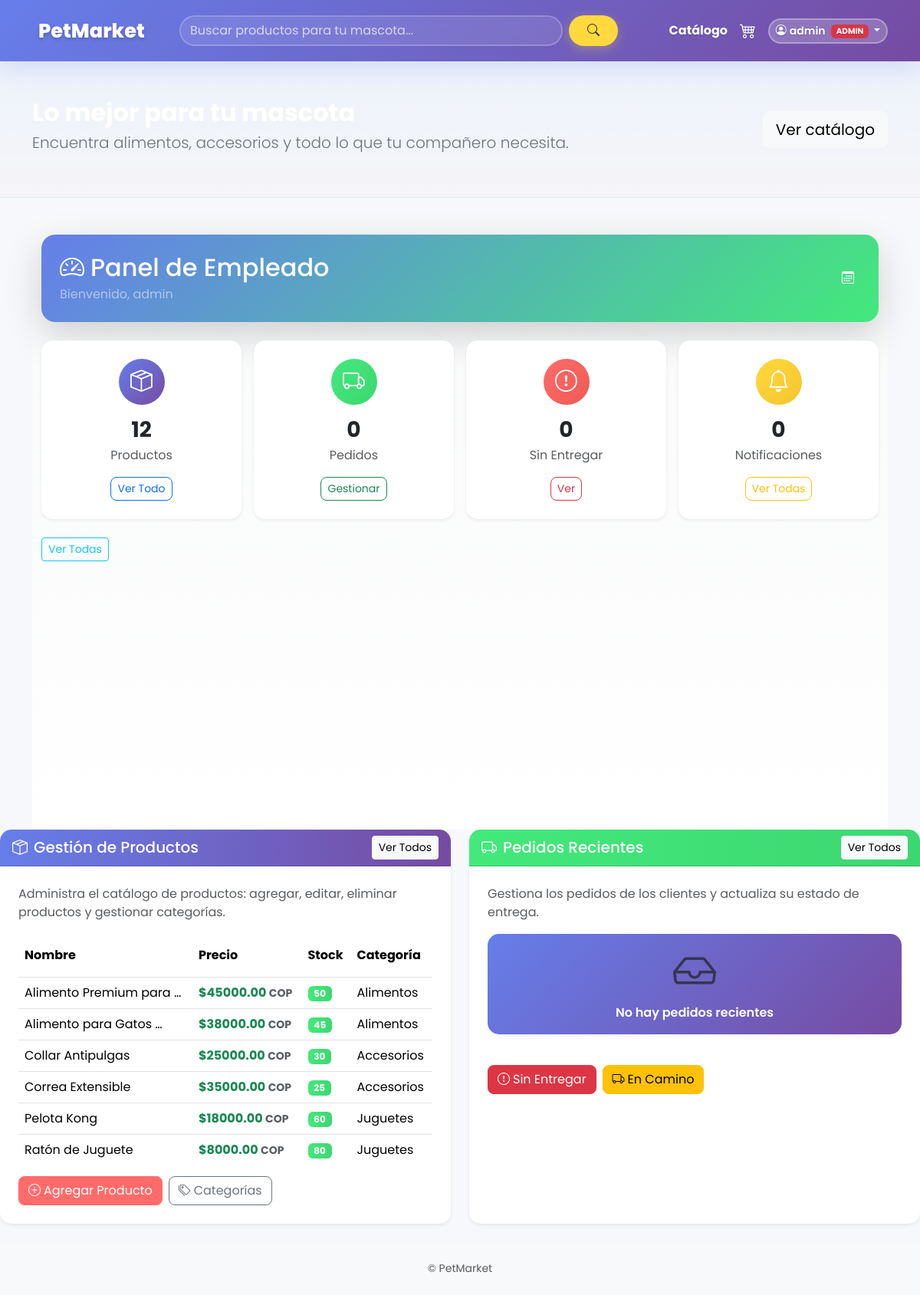
Page /empleados/panel/ (signed in) on the earlier database version.
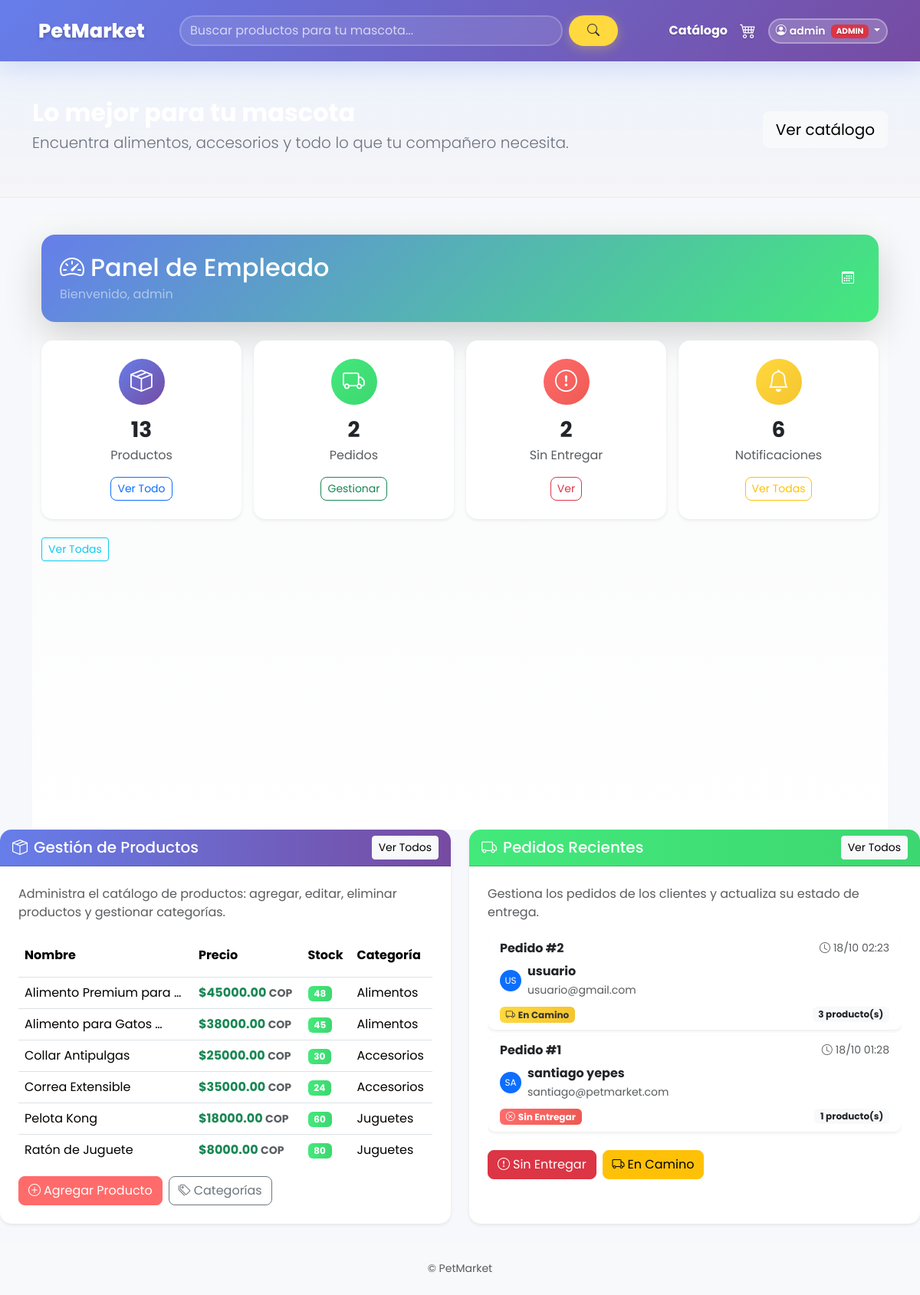
Same page on the later database version.
### productos/models.py (models this page shows, shortened)
class Producto(models.Model):
    nombre = models.CharField(max_length=100)
    descripcion = models.TextField()
    precio = models.DecimalField(max_digits=10, decimal_places=2)
    stock = models.PositiveIntegerField()
    image = models.ImageField(upload_to='productos/', null=True, blank=True)
    categoria = models.ForeignKey(Categoria, null=True, blank=True, on_delete=models.SET_NULL)

class Categoria(models.Model):
    nombre = models.CharField(max_length=50, unique=True)

### pedidos/models.py (models this page shows, shortened)
class Pedido(models.Model):
	ESTADO_CHOICES = [
		("sin_entregar", "Sin entregar"),
		("en_camino", "En camino"),
		("entregado", "Entregado"),
	]
	user = models.ForeignKey(settings.AUTH_USER_MODEL, on_delete=models.CASCADE, related_name="pedidos")
	productos = models.ManyToManyField(Producto, through="PedidoItem")
	estado = models.CharField(max_length=20, choices=ESTADO_CHOICES, default="sin_entregar")
	creado_por_empleado = models.BooleanField(default=False)
	creado_en = models.DateTimeField(auto_now_add=True)
	actualizado_en = models.DateTimeField(auto_now=True)

### accounts/models.py (models this page shows)
class CustomUser(AbstractUser):
    ROLE_CHOICES = (
        ('admin', 'Administrador'),
        ('empleado', 'Empleado'),
        ('cliente', 'Cliente'),
    )
    role = models.CharField(max_length=20, choices=ROLE_CHOICES, default='cliente')

### empleados/views.py (the view)
# urls.py: path('panel/', empleado_dashboard, name='dashboard'),
@login_required
def empleado_dashboard(request):
    role = getattr(request.user, 'role', None)
    if not (request.user.is_staff or role == 'empleado'):
        return HttpResponseForbidden("No autorizado")
    productos = Producto.objects.all()
    pedidos = Pedido.objects.select_related('user').prefetch_related('items__producto').all().order_by('-creado_en')
    notificaciones = Notificacion.objects.select_related('user').order_by('-creada_en')[:20]
    pedidos_stats = {
        'total': pedidos.count(),
        'sin_entregar': pedidos.filter(estado='sin_entregar').count(),
        'en_camino': pedidos.filter(estado='en_camino').count(),
        'entregado': pedidos.filter(estado='entregado').count(),
    }
    return render(request, 'empleados/dashboard.html', {
        'productos': productos,
        'pedidos': pedidos,
        'notificaciones': notificaciones,
        'pedidos_stats': pedidos_stats,
    })

### petmarket/context_processors.py (called while the page is built)
def cart_count(request):
    cart = request.session.get('cart', {})
    count = sum(cart.values()) if isinstance(cart, dict) else 0
    return {'cart_count': count}

### templates/empleados/dashboard.html (shortened to what the changed rows need)
{% extends 'base.html' %}
{% load static %}
{% block content %}
<div class="container-fluid py-4" style="background: linear-gradient(180deg, #f8f9fa 0%, #ffffff 100%); min-height: 100vh;">
  <div class="row mb-4">
    <div class="col-12">
      <div class="card border-0 shadow-lg" style="border-radius: 18px; background: linear-gradient(135deg, #667eea 0%, #43e97b 100%);">
        <div class="card-body py-4 px-4">
          <div class="d-flex justify-content-between align-items-center">
            <div>
              <h2 class="mb-0 text-white"><i class="bi bi-speedometer2 me-2"></i>Panel de Empleado</h2>
            </div>
          </div>
        </div>
      </div>
    </div>
  </div>
  <div class="row mb-4 g-3">
    <div class="col-md-3">
      <div class="card border-0 shadow-sm h-100 stat-card" style="border-radius: 15px; border-left: 4px solid #667eea;">
        <div class="card-body text-center p-4">
          <div class="stat-icon mb-3" style="background: linear-gradient(135deg, #667eea 0%, #764ba2 100%); width: 60px; height: 60px; border-radius: 50%; margin: 0 auto; display: flex; align-items: center; justify-content: center;">
            <i class="bi bi-box-seam text-white" style="font-size: 1.8rem;"></i>
          </div>
          <h3 class="mb-1 fw-bold">{{ productos.count }}</h3>
          <p class="text-muted mb-3">Productos</p>
          <a href="{% url 'admin_productos_list' %}" class="btn btn-sm btn-outline-primary" style="border-radius: 8px;">Ver Todo</a>
        </div>
      </div>
    </div>
    <div class="col-md-3">
      <div class="card border-0 shadow-sm h-100 stat-card" style="border-radius: 15px; border-left: 4px solid #43e97b;">
        <div class="card-body text-center p-4">
          <div class="stat-icon mb-3" style="background: linear-gradient(135deg, #43e97b 0%, #3dd771 100%); width: 60px; height: 60px; border-radius: 50%; margin: 0 auto; display: flex; align-items: center; justify-content: center;">
            <i class="bi bi-truck text-white" style="font-size: 1.8rem;"></i>
          </div>
          <h3 class="mb-1 fw-bold">{{ pedidos.count }}</h3>
          <p class="text-muted mb-3">Pedidos</p>
          <a href="{% url 'empleados:pedidos_list' %}" class="btn btn-sm btn-outline-success" style="border-radius: 8px;">Gestionar</a>
        </div>
      </div>
    </div>
    <div class="col-md-3">
      <div class="card border-0 shadow-sm h-100 stat-card" style="border-radius: 15px; border-left: 4px solid #ff6b6b;">
        <div class="card-body text-center p-4">
          <div class="stat-icon mb-3" style="background: linear-gradient(135deg, #ff6b6b 0%, #ee5a52 100%); width: 60px; height: 60px; border-radius: 50%; margin: 0 auto; display: flex; align-items: center; justify-content: center;">
            <i class="bi bi-exclamation-circle text-white" style="font-size: 1.8rem;"></i>
          </div>
          {% with sin_entregar=pedidos|length %}
          <h3 class="mb-1 fw-bold">{{ pedidos|length }}</h3>
          {% endwith %}
          <p class="text-muted mb-3">Sin Entregar</p>
          <a href="{% url 'empleados:pedidos_list' %}?estado=sin_entregar" class="btn btn-sm btn-outline-danger" style="border-radius: 8px;">Ver</a>
        </div>
      </div>
    </div>
    <div class="col-md-3">
      <div class="card border-0 shadow-sm h-100 stat-card" style="border-radius: 15px; border-left: 4px solid #ffd93d;">
        <div class="card-body text-center p-4">
          <div class="stat-icon mb-3" style="background: linear-gradient(135deg, #ffd93d 0%, #f5c42f 100%); width: 60px; height: 60px; border-radius: 50%; margin: 0 auto; display: flex; align-items: center; justify-content: center;">
            <i class="bi bi-bell text-white" style="font-size: 1.8rem;"></i>
          </div>
          <h3 class="mb-1 fw-bold">{{ notificaciones.count }}</h3>
          <p class="text-muted mb-3">Notificaciones</p>
          <a href="{% url 'empleados:notificaciones_list' %}" class="btn btn-sm btn-outline-warning" style="border-radius: 8px;">Ver Todas</a>
        </div>
      </div>
    </div>
  </div>
        </div>
      </div>
  <div class="row g-4">
    <div class="col-12 col-xl-6">
      <div class="card h-100 border-0 shadow-sm" style="border-radius: 15px;">
        <div class="card-body p-4">
          <div class="table-responsive" style="max-height: 300px; overflow-y: auto;">
            <table class="table table-hover">
              <thead style="background: linear-gradient(90deg, #f8f9fa 0%, #e9ecef 100%); position: sticky; top: 0;">
                <tr>
                  <th class="py-3">Nombre</th>
                  <th class="py-3">Precio</th>
                  <th class="py-3">Stock</th>
                  <th class="py-3">Categoría</th>
                </tr>
              </thead>
              <tbody>
                {% for producto in productos|slice:":10" %}
                <tr>
                  <td>{{ producto.nombre|truncatewords:3 }}</td>
                  <td class="fw-bold text-success">${{ producto.precio }} <small class="text-muted">COP</small></td>
                  <td>
                    {% if producto.stock < 5 %}
                    <span class="badge" style="background: linear-gradient(90deg, #ff6b6b 0%, #ee5a52 100%);">{{ producto.stock }}</span>
                    {% else %}
                    <span class="badge" style="background: linear-gradient(90deg, #43e97b 0%, #3dd771 100%);">{{ producto.stock }}</span>
                    {% endif %}
                  </td>
                  <td>{{ producto.categoria.nombre|default:"N/A" }}</td>
                </tr>
                {% empty %}
                <tr><td colspan="4" class="text-center text-muted py-4">No hay productos</td></tr>
                {% endfor %}
              </tbody>
            </table>
          </div>
        </div>
      </div>
    </div>
    <div class="col-12 col-xl-6">
      <div class="card h-100 border-0 shadow-sm" style="border-radius: 15px;">
        <div class="card-body p-4">
          <div class="list-group" style="max-height: 300px; overflow-y: auto;">
            {% for pedido in pedidos|slice:":5" %}
            <a href="{% url 'empleados:pedido_detail' pedido.id %}" class="list-group-item list-group-item-action border-0 mb-2 shadow-sm" style="border-radius: 10px; transition: all 0.3s ease;">
              <div class="d-flex w-100 justify-content-between align-items-center mb-2">
                <h6 class="mb-0 fw-bold">Pedido #{{ pedido.id }}</h6>
                <small class="text-muted"><i class="bi bi-clock me-1"></i>{{ pedido.creado_en|date:"d/m H:i" }}</small>
              </div>
              <div class="d-flex align-items-center mb-2">
                <div class="rounded-circle bg-primary text-white d-flex align-items-center justify-content-center me-2" style="width: 28px; height: 28px; font-size: 0.75rem;">
                  {{ pedido.user.username|slice:":2"|upper }}
                </div>
                <div>
                  <p class="mb-0 fw-bold">{{ pedido.user.get_full_name|default:pedido.user.username }}</p>
                  <small class="text-muted">{{ pedido.user.email|default:"Sin email" }}</small>
                </div>
              </div>
              <div class="d-flex justify-content-between align-items-center">
                <div>
                  {% if pedido.estado == 'sin_entregar' %}
                  <span class="badge" style="background: linear-gradient(90deg, #ff6b6b 0%, #ee5a52 100%);">
                    <i class="bi bi-x-circle me-1"></i>Sin Entregar
                  </span>
                  {% elif pedido.estado == 'en_camino' %}
                  <span class="badge" style="background: linear-gradient(90deg, #ffd93d 0%, #f5c42f 100%); color: #333;">
                    <i class="bi bi-truck me-1"></i>En Camino
                  </span>
                  {% else %}
                  <span class="badge" style="background: linear-gradient(90deg, #43e97b 0%, #3dd771 100%);">
                    <i class="bi bi-check-circle me-1"></i>Entregado
                  </span>
                  {% endif %}
                </div>
                <span class="badge bg-light text-dark">{{ pedido.items.count }} producto(s)</span>
              </div>
            </a>
            {% empty %}
            <div class="alert alert-info border-0 shadow-sm text-center" style="border-radius: 10px;">
              <i class="bi bi-inbox display-4 text-muted d-block mb-2"></i>
              <p class="mb-0">No hay pedidos recientes</p>
            </div>
            {% endfor %}
          </div>
        </div>
      </div>
    </div>
  </div>
{% endblock %}

Differences in the rows shown:
changed Producto "Alimento Premium para …": stock "50" → "48"
changed Producto "Correa Extensible": stock "25" → "24"
added Pedido: id "2", creado_en "18/10 02:23", user.username "US", user.get_full_name "usuario", user.email "usuario@gmail.com", estado "en_camino" (drawn), items.count "3"
added Pedido: id "1", creado_en "18/10 01:28", user.username "SA", user.get_full_name "santiago yepes", user.email "santiago@petmarket.com", estado "sin_entregar" (drawn), items.count "1"
Other differences:
{{ productos.count }}: "12" → "13"
{{ pedidos.count }}: "0" → "2"
{{ pedidos|length }}: "0" → "2"
{{ notificaciones.count }}: "0" → "6"
text no longer shown: "No hay pedidos recientes"
